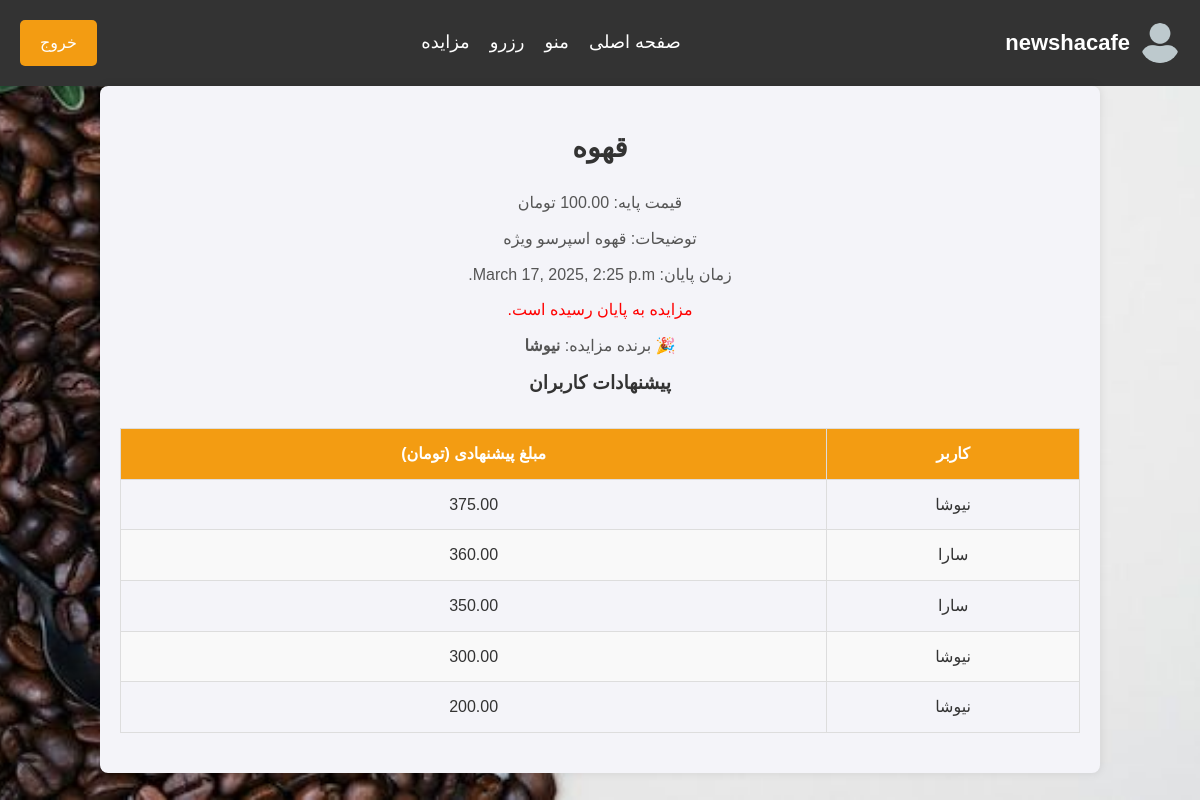
/auction/1/ (signed in), run on the app's committed database.
### auction/models.py (models this page shows, shortened)
class Auction(models.Model):
    name = models.CharField(max_length=255)
    starting_price = models.DecimalField(max_digits=10, decimal_places=2)
    description = models.TextField()
    start_date = models.DateTimeField(default=now)
    end_date = models.DateTimeField(default=get_auction_end_time)
    creator = models.ForeignKey(User, on_delete=models.CASCADE, null=False, blank=False)

class Bid(models.Model):
    auction = models.ForeignKey(Auction, on_delete=models.CASCADE, related_name='bids')
    user = models.ForeignKey(User, on_delete=models.CASCADE)
    amount = models.DecimalField(max_digits=10, decimal_places=2)
    timestamp = models.DateTimeField(auto_now_add=True)
    class Meta:
        ordering = ['-amount']  # مرتب‌سازی پیشنهادها از بیشترین به کمترین مقدار

### auction/views.py (the view, shortened to what this page needs)
# urls.py: path('<int:auction_id>/', views.auction_detail, name='auction_detail'),
def auction_detail(request, auction_id):
    auction = get_object_or_404(Auction, id=auction_id)
    bids = auction.bids.all().order_by("-amount")  # مرتب‌سازی پیشنهادها از بیشترین به کمترین
    current_time = timezone.localtime(timezone.now())
    time_remaining = auction.end_date - current_time
    total_seconds = int(time_remaining.total_seconds())
    auction_ended = total_seconds <= 0
    winner = None
    if auction_ended and bids.exists():
        winner = bids.first().user  # بالاترین پیشنهاددهنده برنده است
    hours, remainder = divmod(max(total_seconds, 0), 3600)
    minutes, seconds = divmod(remainder, 60)
    return render(request, "auction_detail.html", {
        "auction": auction,
        "bids": bids,
        "hours": hours,
        "minutes": minutes,
        "seconds": seconds,
        "auction_ended": auction_ended,
        "winner": winner
    })

### templates/auction_detail.html (shortened to what this page needs)
{% extends 'base.html' %}
{% load static %}
{% block extra_css %}
    <link rel="stylesheet" href="{% static 'style/auction.css' %}">
{% endblock %}
{% block content %}
<div class="auction-detail" style="direction: rtl;">
    <h1>{{ auction.name }}</h1>
    <p>قیمت پایه: {{ auction.starting_price }} تومان</p>
    <p>توضیحات: {{ auction.description }}</p>
    <p>زمان پایان: {{ auction.end_date }}</p>
    {% if auction_ended %}
        <p style="color: red;">مزایده به پایان رسیده است.</p>
        {% if winner %}
            <p>🎉 برنده مزایده: <strong>{{ winner.username }}</strong></p>
        {% else %}
            <p>هیچ پیشنهاد دهنده‌ای وجود نداشت.</p>
        {% endif %}
    {% else %}
        <p class="countdown">زمان باقی‌مانده: <span id="timer"></span></p>
    {% endif %}
    <h3>پیشنهادات کاربران</h3>
    <table>
        <thead>
            <tr>
                <th>کاربر</th>
                <th>مبلغ پیشنهادی (تومان)</th>
            </tr>
        </thead>
        <tbody>
            {% for bid in bids %}
                <tr>
                    <td>{{ bid.user.username }}</td>
                    <td>{{ bid.amount }}</td>
                </tr>
            {% empty %}
                <tr>
                    <td colspan="2">هنوز پیشنهادی ثبت نشده است.</td>
                </tr>
            {% endfor %}
        </tbody>
    </table>
</div>
{% endblock %}

### templates/base.html (shortened to what this page needs)
{% load static %}
<!DOCTYPE html>
<html lang="fa">
<head>
    {% block extra_css %}{% endblock %}
    <link rel="stylesheet" href="{% static 'style/home.css' %}">
    <link rel="stylesheet" href="https://cdnjs.cloudflare.com/ajax/libs/font-awesome/6.4.2/css/all.min.css">
</head>
<body>
    <header>
        <nav>
            {% if user.is_authenticated %}
                <a href="{% url 'logout' %}" class="btn">خروج</a>
            {% else %}
                <a href="{% url 'login' %}" class="btn">ورود / ثبت‌نام</a>
            {% endif %}
            <ul class="menu" style="direction: rtl;">
                <li><a href="{% url 'home' %}">صفحه اصلی</a></li>
                <li><a href="{% url 'menu' %}">منو</a></li>
                <li><a href="{% url 'reservation' %}">رزرو</a></li>
                <li><a href="{% url 'auction_list' %}">مزایده</a></li>
            </ul>
            {% if user.is_authenticated %}
                <h2><a href="{% url 'dashboard' %}">{{ user.username }}</a><img src="{% static 'image/user.png' %}" alt="کاربر"></h2>
            {% else %}
                <h2>کافه ما</h2>
            {% endif %}
        </nav>
    </header>
    <main>
        {% block content %}{% endblock %}
    </main>
</body>
</html>

### static/style/auction.css (style rules this page uses)
body { position: relative; margin: 0; padding: 0; overflow: auto; }
body::before { content: ""; position: fixed; top: 0; left: 0; width: 100%; height: 100%; background-image: url('../image/auction.jpg'); background-size: cover; background-position: center; background-attachment: fixed; z-index: -1; }
.auction-detail { background-color: #f4f4f9; padding: 40px 20px; max-width: 1000px; margin: 0 auto; border-radius: 8px; box-shadow: 0 0 10px rgba(0, 0, 0, 0.1); text-align: center; }
.auction-detail h1 { font-size: 1.75rem; margin-bottom: 20px; color: #333; text-align: center; }
.auction-detail p { font-size: 16px; color: #555; margin-bottom: 10px; }
.auction-detail table { width: 100%; margin-top: 30px; border-collapse: collapse; }
.auction-detail table th, .auction-detail table td { padding: 12px; text-align: center; border: 1px solid #ddd; }
.auction-detail table th { background-color: #f39c12; color: white; }
.auction-detail table tr:nth-child(even) { background-color: #f9f9f9; }
a { color: black; }

### static/style/home.css (style rules this page uses)
* { margin: 0; padding: 0; box-sizing: border-box; font-family: 'IranSans', sans-serif; }
body { background-color: #f4f4f9; color: #333; line-height: 1.6; font-family: 'IranSans', sans-serif; }
header { background-color: #333; color: white; padding: 20px 0; text-align: center; }
header nav { display: flex; justify-content: space-between; align-items: center; padding: 0 20px; }
header h2 { display: flex; align-items: center; font-size: 24px; font-weight: bold; gap: 10px; }
header h2 a { color: white; text-decoration: none; font-size: 22px; }
header h2 img { width: 40px; height: 40px; border-radius: 50%; }
header ul { list-style: none; display: flex; gap: 20px; }
header ul li { display: inline; }
header ul li a { color: white; text-decoration: none; font-size: 18px; transition: color 0.3s; }
header .btn { background-color: #f39c12; color: white; padding: 10px 20px; text-decoration: none; font-size: 16px; border-radius: 5px; transition: background-color 0.3s; display: inline-block; text-align: center; }

### data on the page
Auction: name "قهوه", starting_price "100.00", description "قهوه اسپرسو ویژه", end_date "March 17, 2025, 2:25 p.m."
Bid: user.username "نیوشا", amount "375.00"
Bid: user.username "سارا", amount "360.00"
Bid: user.username "سارا", amount "350.00"
Bid: user.username "نیوشا", amount "300.00"
Bid: user.username "نیوشا", amount "200.00"

### other printed values
{{ user.username }} "newshacafe"
{{ winner.username }} "نیوشا"
